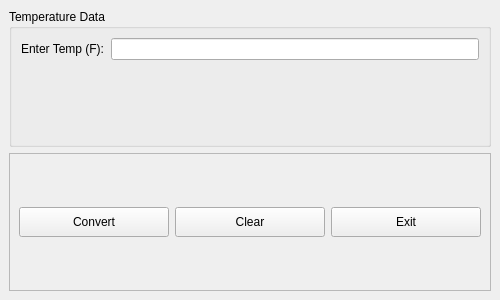
<?xml version="1.0" encoding="UTF-8"?>
<ui version="4.0">
 <class>root</class>
 <widget class="QMainWindow" name="root">
  <property name="geometry">
   <rect>
    <x>0</x>
    <y>0</y>
    <width>500</width>
    <height>300</height>
   </rect>
  </property>
  <property name="windowTitle">
   <string>Converter</string>
  </property>
  <widget class="QWidget" name="centralwidget">
   <layout class="QVBoxLayout" name="verticalLayout">
    <item>
     <widget class="QGroupBox" name="grpTemp">
      <property name="title">
       <string>Temperature Data</string>
      </property>
      <layout class="QGridLayout" name="gridLayout">
       <item row="0" column="1">
        <widget class="QLineEdit" name="entFahrenheit"/>
       </item>
       <item row="0" column="0">
        <widget class="QLabel" name="lblEnt">
         <property name="text">
          <string>Enter Temp (F):</string>
         </property>
        </widget>
       </item>
       <item row="1" column="0" colspan="2" alignment="Qt::AlignmentFlag::AlignHCenter">
        <widget class="QLabel" name="lblResult">
         <property name="minimumSize">
          <size>
           <width>50</width>
           <height>20</height>
          </size>
         </property>
         <property name="text">
          <string/>
         </property>
        </widget>
       </item>
      </layout>
     </widget>
    </item>
    <item>
     <widget class="QFrame" name="fraButtons">
      <property name="autoFillBackground">
       <bool>false</bool>
      </property>
      <property name="frameShape">
       <enum>QFrame::Shape::StyledPanel</enum>
      </property>
      <property name="frameShadow">
       <enum>QFrame::Shadow::Raised</enum>
      </property>
      <layout class="QHBoxLayout" name="horizontalLayout">
       <item>
        <widget class="QPushButton" name="btnConvert">
         <property name="minimumSize">
          <size>
           <width>80</width>
           <height>30</height>
          </size>
         </property>
         <property name="text">
          <string>Convert</string>
         </property>
        </widget>
       </item>
       <item>
        <widget class="QPushButton" name="btnReset">
         <property name="minimumSize">
          <size>
           <width>80</width>
           <height>30</height>
          </size>
         </property>
         <property name="text">
          <string>Clear</string>
         </property>
        </widget>
       </item>
       <item>
        <widget class="QPushButton" name="btnExit">
         <property name="minimumSize">
          <size>
           <width>80</width>
           <height>30</height>
          </size>
         </property>
         <property name="text">
          <string>Exit</string>
         </property>
        </widget>
       </item>
      </layout>
     </widget>
    </item>
   </layout>
  </widget>
 </widget>
 <resources/>
 <connections/>
</ui>
